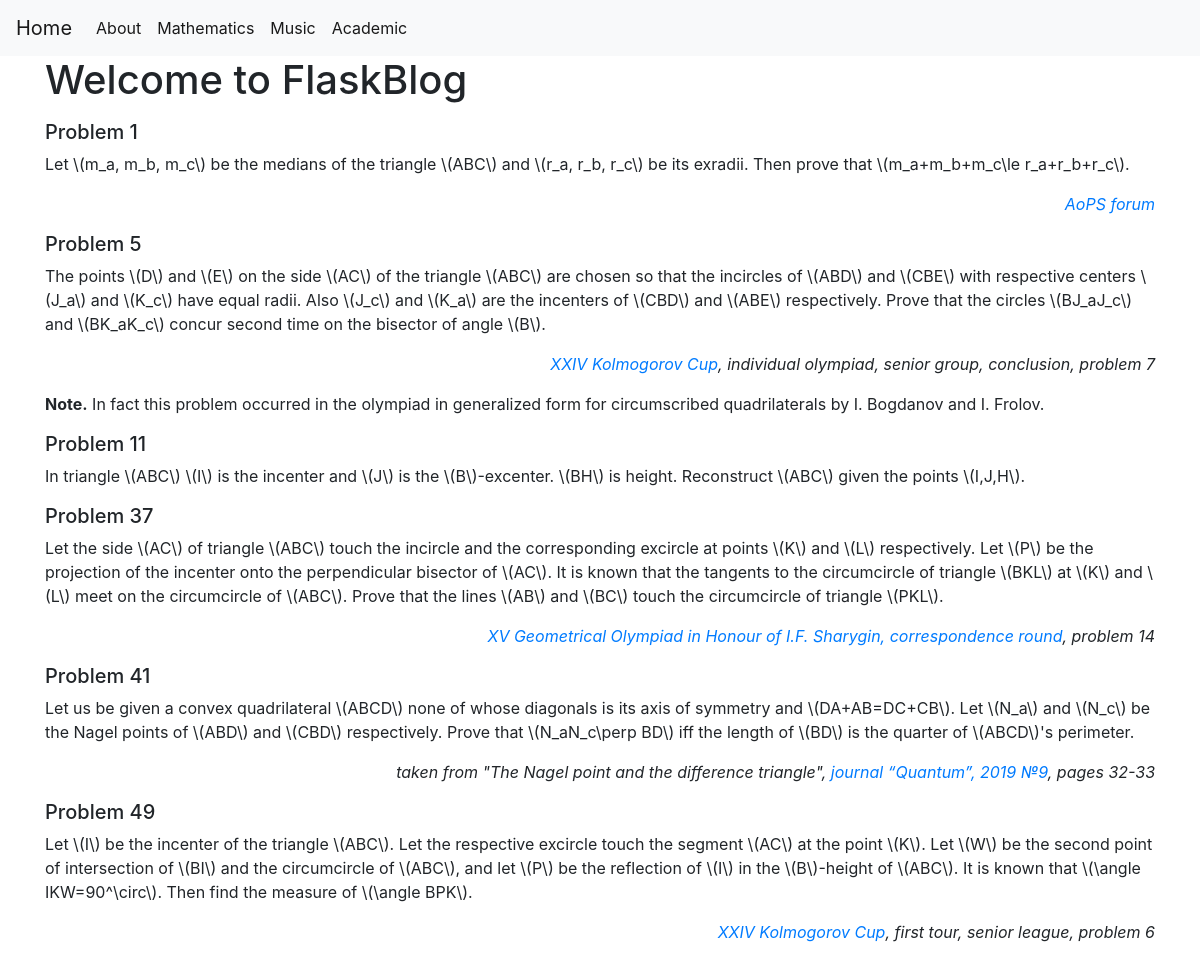
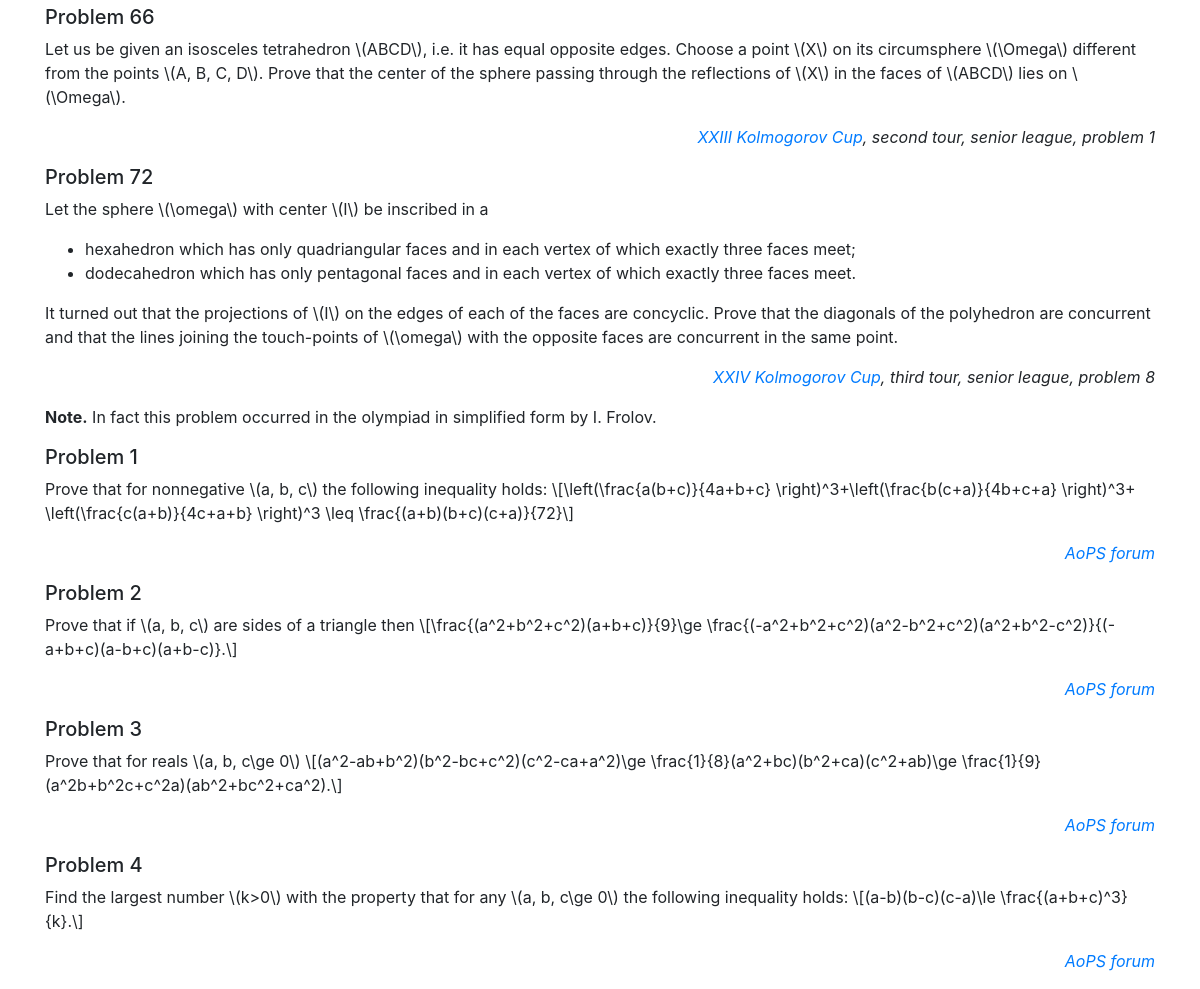
The page / on the database its author committed (2 pictures, top to bottom).
### tables this page shows
CREATE TABLE problems (
    category TEXT,
    id INTEGER,
    statement TEXT NOT NULL,
    solution TEXT NOT NULL,
    PRIMARY KEY (category, id)
);

### main.py (the view)
@app.route('/')
def index():
    conn = get_db_connection()
    posts = conn.execute('SELECT * FROM posts').fetchall()
    problems = conn.execute('SELECT * FROM problems').fetchall()
    conn.close()
    return render_template('index.html', posts=posts, problems=problems)

### main.py (called while the page is built)
def get_db_connection():
    conn = sqlite3.connect('database.db')
    conn.row_factory = sqlite3.Row
    return conn

### templates/index.html
{% extends 'base.html' %}
{% block content %}
    <h1>{% block title %} Welcome to FlaskBlog {% endblock %}</h1>
    {% for problem in problems %}
        <p>{{ problem['statement'] | safe }}</p>
    {% endfor %}
{% endblock %}

### rows shown on the page
problems: statement "Problem 1 Let \\(m_a, m_b, m_c\\) be the medians of the triangle \\(ABC\\) and \\(r_a, r_b, r_c\\) be its exradii. Then prove that \\(m_a+m_b+m_c\\le r_a+r_b+r_c\\). AoPS forum"
problems: statement "Problem 5 The points \\(D\\) and \\(E\\) on the side \\(AC\\) of the triangle \\(ABC\\) are chosen so that the incircles of \\(ABD\\) and \\(CBE\\) with respective centers \\(J_a\\) and \\(K_c\\) have equal radii. Also \\(J_c\\) and \\(K_a\\) are the incenters of \\(CBD\\) and \\(ABE\\) respectively. Prove that the circles \\(BJ_aJ_c\\) and \\(BK_aK_c\\) concur second time on the bisector of angle \\(B\\). XXIV Kolmogorov Cup , individual olympiad, senior group, conclusion, problem 7 Note. In fact this problem occurred in the olympiad in generalized form for circumscribed quadrilaterals by I. Bogdanov and I. Frolov."
problems: statement "Problem 11 In triangle \\(ABC\\) \\(I\\) is the incenter and \\(J\\) is the \\(B\\)-excenter. \\(BH\\) is height. Reconstruct \\(ABC\\) given the points \\(I,J,H\\)."
problems: statement "Problem 37 Let the side \\(AC\\) of triangle \\(ABC\\) touch the incircle and the corresponding excircle at points \\(K\\) and \\(L\\) respectively. Let \\(P\\) be the projection of the incenter onto the perpendicular bisector of \\(AC\\). It is known that the tangents to the circumcircle of triangle \\(BKL\\) at \\(K\\) and \\(L\\) meet on the circumcircle of \\(ABC\\). Prove that the lines \\(AB\\) and \\(BC\\) touch the circumcircle of triangle \\(PKL\\). XV Geometrical Olympiad in Honour of I.F. Sharygin, correspondence round , problem 14"
problems: statement "Problem 41 Let us be given a convex quadrilateral \\(ABCD\\) none of whose diagonals is its axis of symmetry and \\(DA+AB=DC+CB\\). Let \\(N_a\\) and \\(N_c\\) be the Nagel points of \\(ABD\\) and \\(CBD\\) respectively. Prove that \\(N_aN_c\\perp BD\\) iff the length of \\(BD\\) is the quarter of \\(ABCD\\)'s perimeter. taken from \"The Nagel point and the difference triangle\", journal “Quantum”, 2019 №9 , pages 32-33"
problems: statement "Problem 49 Let \\(I\\) be the incenter of the triangle \\(ABC\\). Let the respective excircle touch the segment \\(AC\\) at the point \\(K\\). Let \\(W\\) be the second point of intersection of \\(BI\\) and the circumcircle of \\(ABC\\), and let \\(P\\) be the reflection of \\(I\\) in the \\(B\\)-height of \\(ABC\\). It is known that \\(\\angle IKW=90^\\circ\\). Then find the measure of \\(\\angle BPK\\). XXIV Kolmogorov Cup , first tour, senior league, problem 6"
problems: statement "Problem 66 Let us be given an isosceles tetrahedron \\(ABCD\\), i.e. it has equal opposite edges. Choose a point \\(X\\) on its circumsphere \\(\\Omega\\) different from the points \\(A, B, C, D\\). Prove that the center of the sphere passing through the reflections of \\(X\\) in the faces of \\(ABCD\\) lies on \\(\\Omega\\). XXIII Kolmogorov Cup , second tour, senior league, problem 1"
problems: statement "Problem 72 Let the sphere \\(\\omega\\) with center \\(I\\) be inscribed in a hexahedron which has only quadriangular faces and in each vertex of which exactly three faces meet; dodecahedron which has only pentagonal faces and in each vertex of which exactly three faces meet. It turned out that the projections of \\(I\\) on the edges of each of the faces are concyclic. Prove that the diagonals of the polyhedron are concurrent and that the lines joining the touch-points of \\(\\omega\\) with the opposite faces are concurrent in the same point. XXIV Kolmogorov Cup , third tour, senior league, problem 8 Note. In fact this problem occurred in the olympiad in simplified form by I. Frolov."
problems: statement "Problem 1 Prove that for nonnegative \\(a, b, c\\) the following inequality holds: \\[\\left(\\frac{a(b+c)}{4a+b+c} \\right)^3+\\left(\\frac{b(c+a)}{4b+c+a} \\right)^3+ \\left(\\frac{c(a+b)}{4c+a+b} \\right)^3 \\leq \\frac{(a+b)(b+c)(c+a)}{72}\\] AoPS forum"
problems: statement "Problem 2 Prove that if \\(a, b, c\\) are sides of a triangle then \\[\\frac{(a^2+b^2+c^2)(a+b+c)}{9}\\ge \\frac{(-a^2+b^2+c^2)(a^2-b^2+c^2)(a^2+b^2-c^2)}{(-a+b+c)(a-b+c)(a+b-c)}.\\] AoPS forum"
problems: statement "Problem 3 Prove that for reals \\(a, b, c\\ge 0\\) \\[(a^2-ab+b^2)(b^2-bc+c^2)(c^2-ca+a^2)\\ge \\frac{1}{8}(a^2+bc)(b^2+ca)(c^2+ab)\\ge \\frac{1}{9}(a^2b+b^2c+c^2a)(ab^2+bc^2+ca^2).\\] AoPS forum"
problems: statement "Problem 4 Find the largest number \\(k>0\\) with the property that for any \\(a, b, c\\ge 0\\) the following inequality holds: \\[(a-b)(b-c)(c-a)\\le \\frac{(a+b+c)^3}{k}.\\] AoPS forum"
